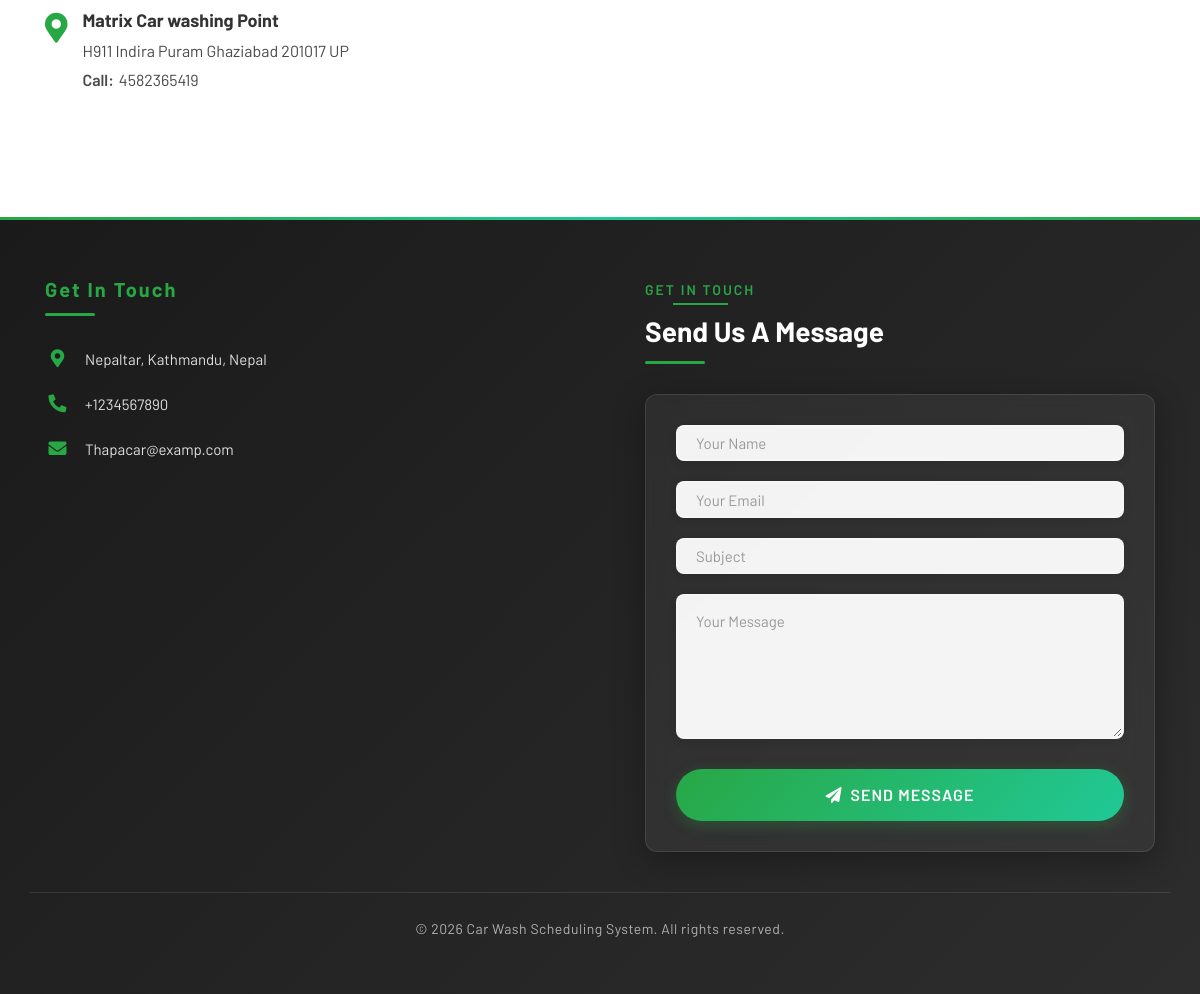
Page /cwms/location.php (lower part) on the earlier database version.
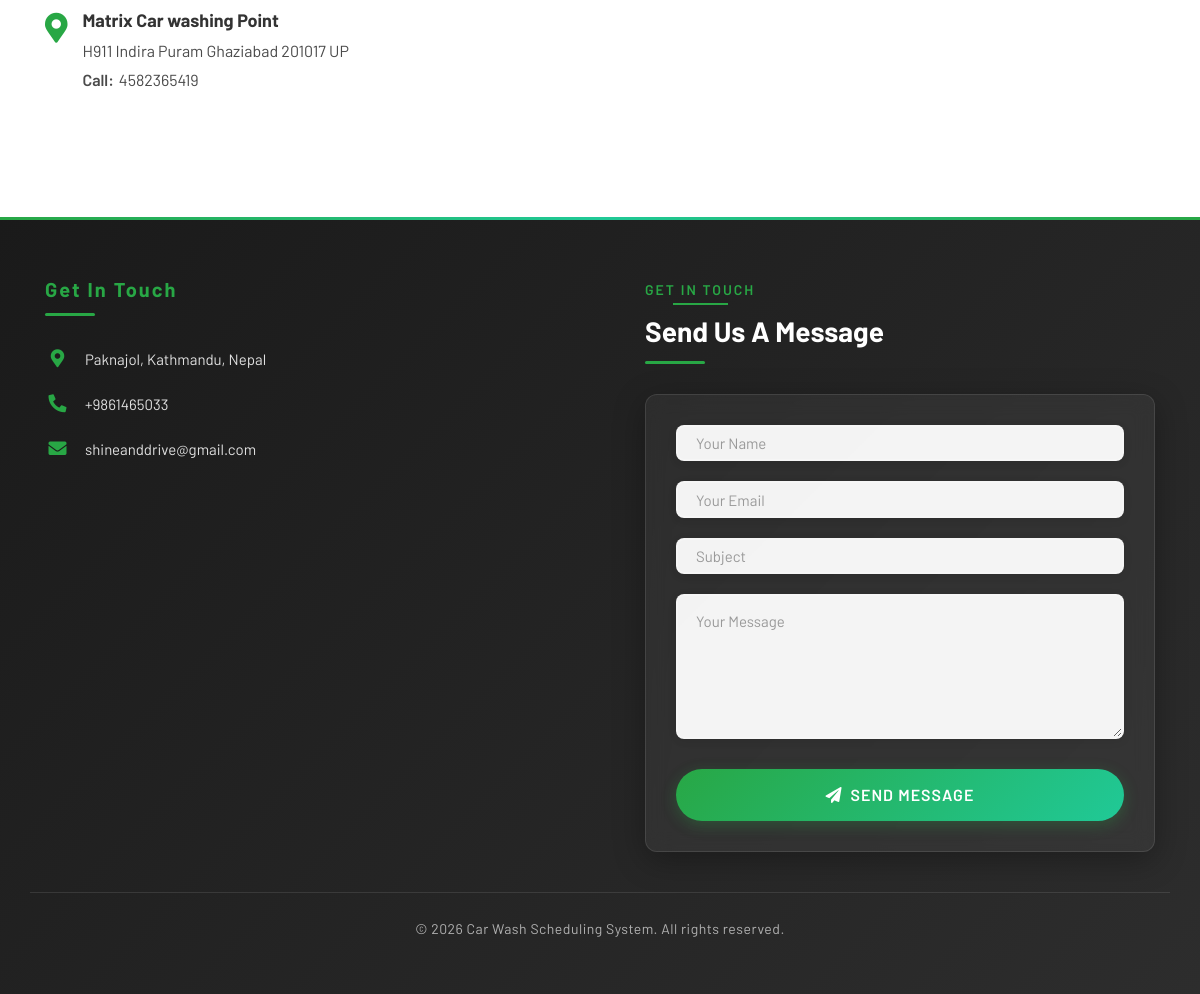
Same page on the later database version.
### tables this page shows
CREATE TABLE `tblpages` (
  `id` int(11) NOT NULL,
  `type` varchar(255) DEFAULT '',
  `detail` longtext DEFAULT NULL,
  `openignHrs` varchar(255) DEFAULT NULL,
  `phoneNumber` bigint(20) DEFAULT NULL,
  `emailId` varchar(120) DEFAULT NULL
);

### cwms/location.php (the view, shortened to what this page needs)
<?php error_reporting(0);
include('includes/config.php');
?>
<!DOCTYPE html>
<html lang="en">
    <head>
        <link href="https://stackpath.bootstrapcdn.com/bootstrap/4.4.1/css/bootstrap.min.css" rel="stylesheet">
        <link href="https://cdnjs.cloudflare.com/ajax/libs/font-awesome/5.10.0/css/all.min.css" rel="stylesheet">
        <link href="lib/flaticon/font/flaticon.css" rel="stylesheet">
        <link href="lib/animate/animate.min.css" rel="stylesheet">
        <link href="lib/owlcarousel/assets/owl.carousel.min.css" rel="stylesheet">
        <link href="css/style.css" rel="stylesheet">
    </head>
    <body>
        <div class="location">
            <div class="container">
                <div class="row">
                    <div class="col-lg-12">
                        <div class="row">
                            <?php $sql = "SELECT * from tblwashingpoints";
$query = $dbh -> prepare($sql);
$query->execute();
$results=$query->fetchAll(PDO::FETCH_OBJ);
foreach($results as $result)
{               ?>
                            <div class="col-md-6">
                                <div class="location-item">
                                    <i class="fa fa-map-marker-alt"></i>
                                    <div class="location-text">
                                <h3><?php echo htmlentities($result->washingPointName);?></h3>
                    <p><?php echo htmlentities($result->washingPointAddress);?></p>
                    <p><strong>Call:</strong><?php echo htmlentities($result->contactNumber);?></p>
                                    </div>
                                </div>
                            </div>
<?php } ?>
                        </div>
                    </div>
                </div>
            </div>
        </div>
<?php include_once('includes/footer.php');?>
    </body>
</html>

### cwms/includes/footer.php (shortened to what this page needs)
<div class="footer">
    <div class="container">
        <div class="row">
            <div class="col-lg-6 col-md-6">
                <div class="footer-contact">
                    <h2>Get In Touch</h2>
                    <?php
                    $sql = "SELECT * from tblpages where type='contact'";
                    $query = $dbh -> prepare($sql);
                    $query->execute();
                    $results=$query->fetchAll(PDO::FETCH_OBJ);
                    foreach($results as $result)
                    {
                    ?>
                    <p>
                        <i class="fa fa-map-marker-alt"></i>
                        <span><?php echo htmlspecialchars($result->detail); ?></span>
                    </p>
                    <p>
                        <i class="fa fa-phone-alt"></i>
                        <span>+<?php echo htmlspecialchars($result->phoneNumber); ?></span>
                    </p>
                    <p>
                        <i class="fa fa-envelope"></i>
                        <span><?php echo htmlspecialchars($result->emailId); ?></span>
                    </p>
                    <?php } ?>
                </div>
            </div>
            <div class="col-lg-6 col-md-6">
                <div class="footer-form-section">
                    <div class="section-header">
                        <p>Get In Touch</p>
                        <h2>Send Us a Message</h2>
                    </div>
                    <div class="contact-form">
                        <form name="sentMessage" id="contactForm" method="post">
                            <div class="control-group">
                                <input type="text" class="form-control" id="name" placeholder="Your Name" required="required" name="name" />
                            </div>
                            <div class="control-group">
                                <input type="email" class="form-control" id="email" placeholder="Your Email" name="email" required="required" />
                            </div>
                            <div class="control-group">
                                <input type="text" class="form-control" id="subject" placeholder="Subject" required="required" name="subject" />
                            </div>
                            <div class="control-group">
                                <textarea class="form-control" id="message" placeholder="Your Message" required="required" name="message" rows="5"></textarea>
                            </div>
                            <div>
                                <button class="btn btn-custom" type="submit" id="sendMessageButton" name="submit">
                                    <i class="fa fa-paper-plane" style="margin-right: 8px;"></i>Send Message
                                </button>
                            </div>
                        </form>
                    </div>
                </div>
            </div>
        </div>
    </div>
    <div class="container copyright">
        <p>&copy; <?php echo date('Y'); ?> Car Wash Scheduling System. All rights reserved.</p>
    </div>
</div>

Differences in the rows shown:
changed tblpages: detail "Nepaltar, Kathmandu, Nepal" → "Paknajol, Kathmandu, Nepal"; phoneNumber "1234567890" → "9861465033"; emailId "Thapacar@examp.com" → "shineanddrive@gmail.com"
